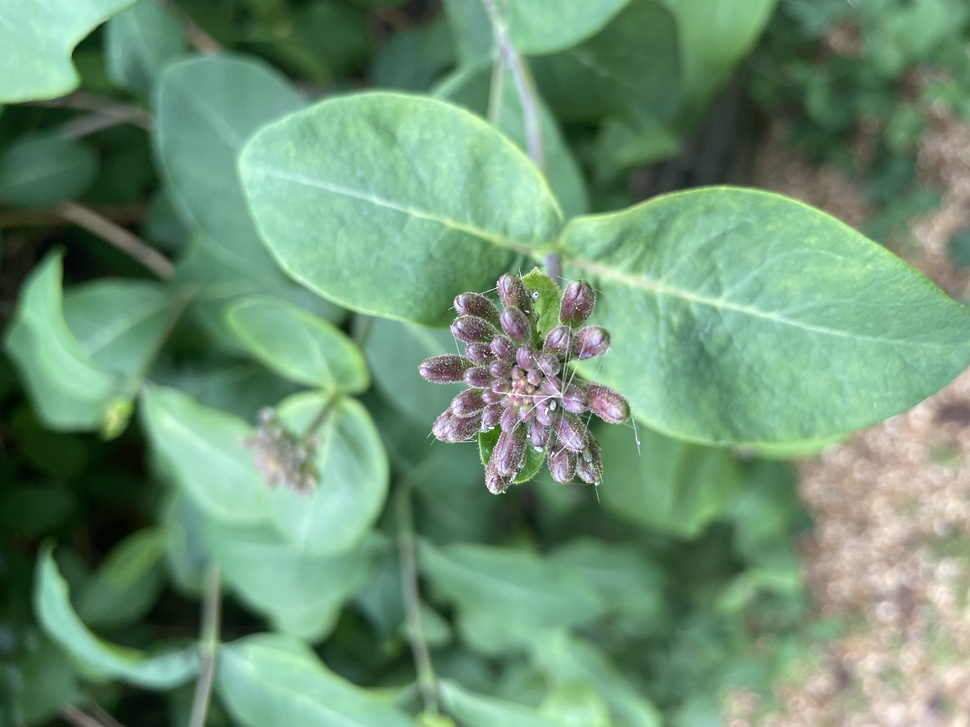
#> input picture Week-8/datawalk/flowers/IMG_3395.jpeg, 970 x 727 px, shrunk from 4032 x 3024 before the run, found by its file name
$ jupyter execute glitch_art.ipynb
#> lines starting #> are read from the running program, lines starting #| are printed output that depends on the picture
[cell 1]
from PIL import Image, ImageFilter
import random

def apply_glitch(image_path, output_path):
    """Apply pronounced glitch effects to an image."""
    # Open the image
    img = Image.open(image_path)
#> img is the input picture: PIL image 970x727 RGB; mean R, G, B 110.9, 147.2, 116.8

    # Apply random glitches
    if random.random() < 0.5:
        # Apply aggressive filter effects
        filters = [ImageFilter.CONTOUR, ImageFilter.EMBOSS, ImageFilter.FIND_EDGES]
        img = img.filter(random.choice(filters))
    else:
        # Apply color channel shifts
        r_shift = random.randint(-50, 50)
        g_shift = random.randint(-50, 50)
        b_shift = random.randint(-50, 50)
        img = Image.merge('RGB', (
            img.split()[0].point(lambda x: x + r_shift),
            img.split()[1].point(lambda x: x + g_shift),
            img.split()[2].point(lambda x: x + b_shift)
        ))
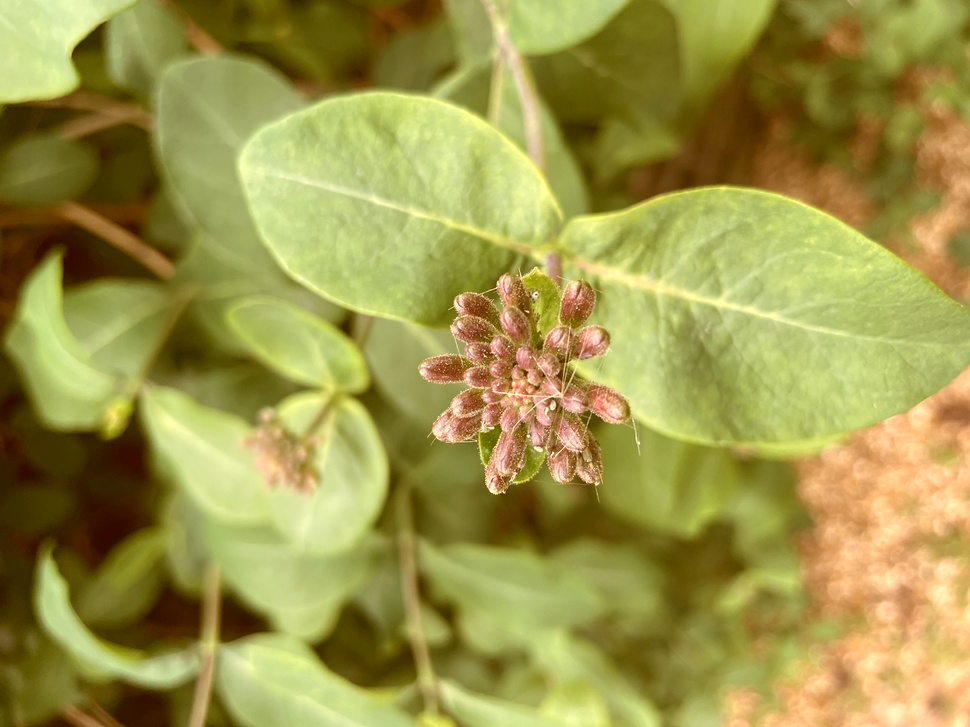
#> img: PIL image 970x727 RGB; mean R, G, B 157.5, 150.2, 74.4

    # Save the glitched image
    img.save(output_path)
    img.show()

# Example usage
input_image = "/Users/yadira/ComputerProjectsTwo/Week-8/datawalk/flowers/IMG_3395.jpeg"
output_image = "/Users/yadira/ComputerProjectsTwo/Week-8/glitch_art/glitched_image.jpg"
apply_glitch(input_image, output_image)


$ run again, with Week-8/datawalk/flowers/IMG_3392.jpeg copied over Week-8/datawalk/flowers/IMG_3395.jpeg
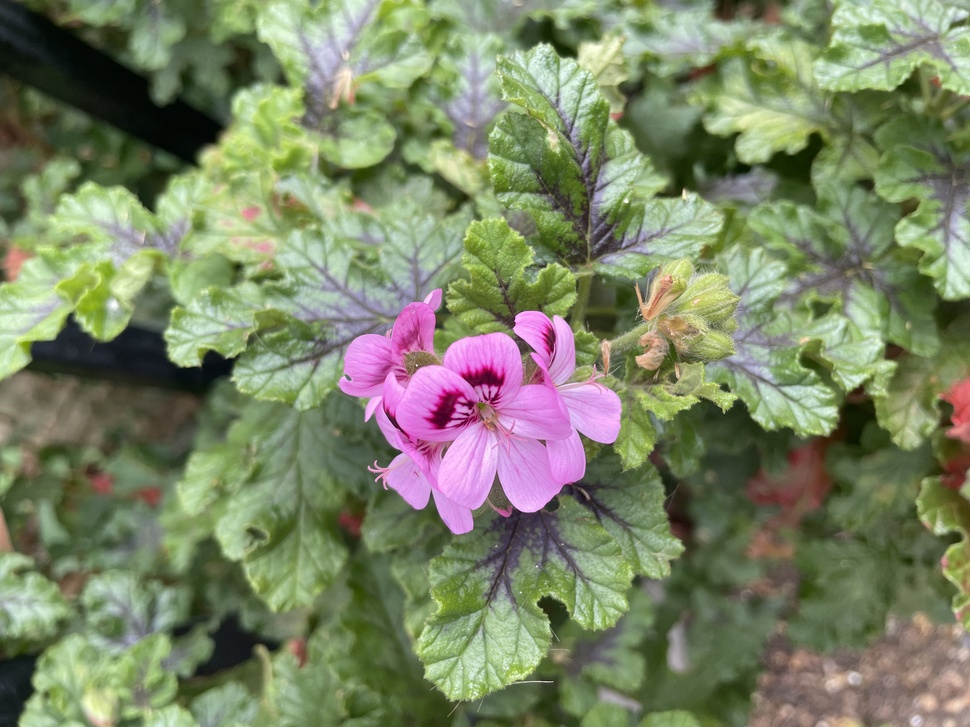
#> input picture Week-8/datawalk/flowers/IMG_3392.jpeg, 970 x 727 px, shrunk from 4032 x 3024 before the run, found by its file name
#> in apply_glitch, img is the input picture: PIL image 970x727 RGB; mean R, G, B 123.8, 132.5, 102.2
#> in apply_glitch, `img = Image.merge('RGB', ( img.split()[0].point(lambda x: x + r_shift)..`:
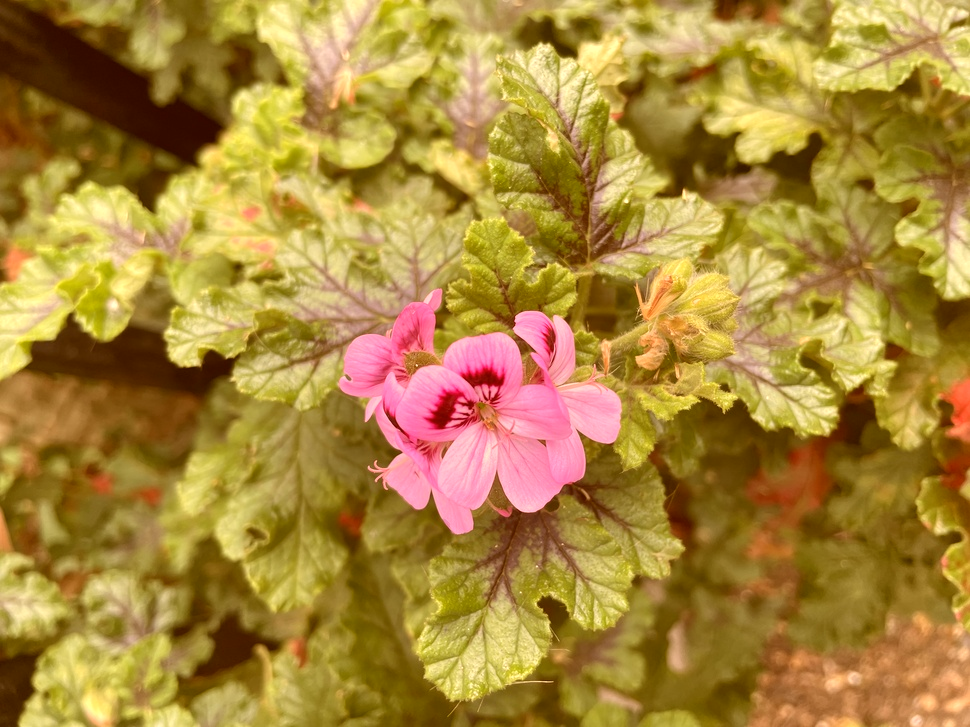
#> img: PIL image 970x727 RGB; mean R, G, B 169.7, 135.5, 59.7

$ run again, with Week-8/datawalk/flowers/IMG_3394.jpeg copied over Week-8/datawalk/flowers/IMG_3395.jpeg
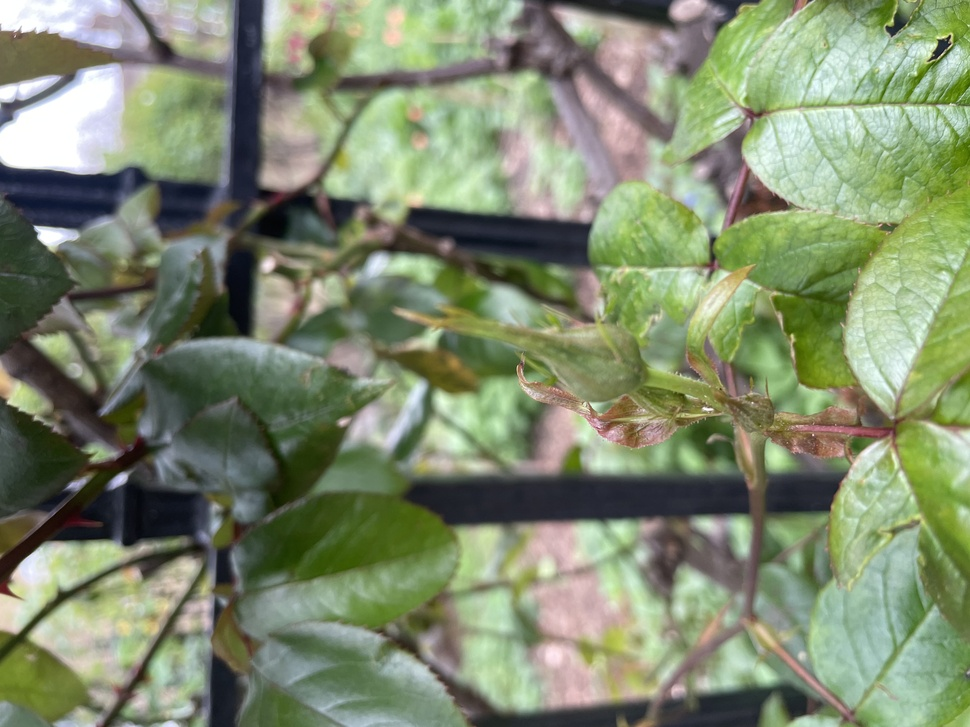
#> input picture Week-8/datawalk/flowers/IMG_3394.jpeg, 970 x 727 px, shrunk from 4032 x 3024 before the run, found by its file name
#> in apply_glitch, img is the input picture: PIL image 970x727 RGB; mean R, G, B 128.1, 139.1, 111.2
#> in apply_glitch, `img = Image.merge('RGB', ( img.split()[0].point(lambda x: x + r_shift)..`:
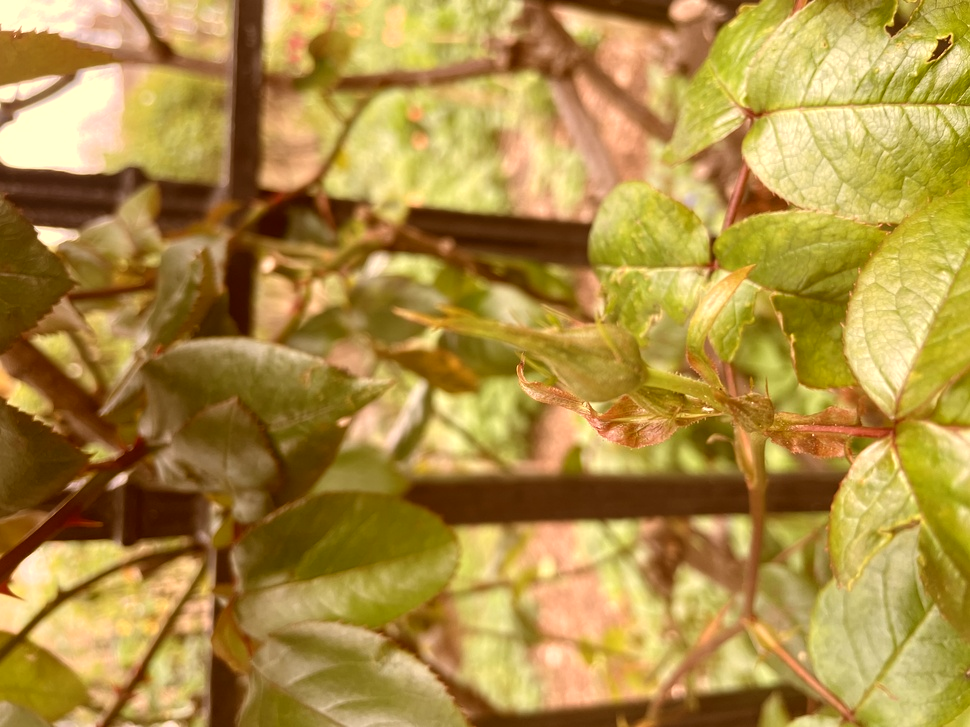
#> img: PIL image 970x727 RGB; mean R, G, B 174.1, 142.1, 68

$ run again, with Week-8/datawalk/flowers/IMG_3396.jpeg copied over Week-8/datawalk/flowers/IMG_3395.jpeg
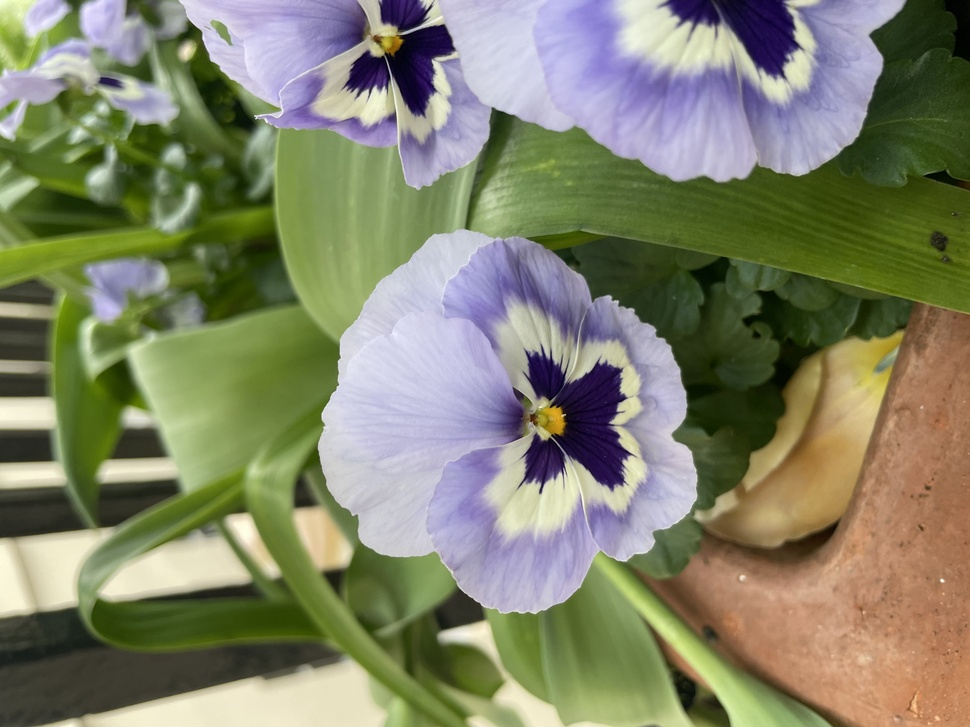
#> input picture Week-8/datawalk/flowers/IMG_3396.jpeg, 970 x 727 px, shrunk from 4032 x 3024 before the run, found by its file name
#> in apply_glitch, img is the input picture: PIL image 970x727 RGB; mean R, G, B 129.9, 131.4, 105.9
#> in apply_glitch, `img = Image.merge('RGB', ( img.split()[0].point(lambda x: x + r_shift)..`:
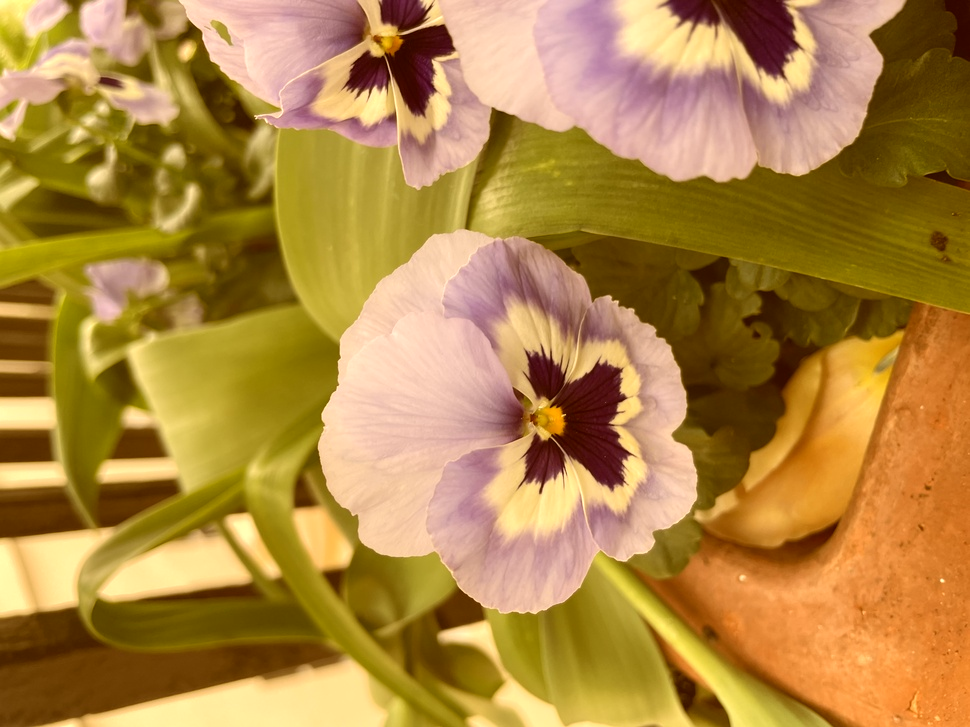
#> img: PIL image 970x727 RGB; mean R, G, B 175.5, 134.4, 66.4
